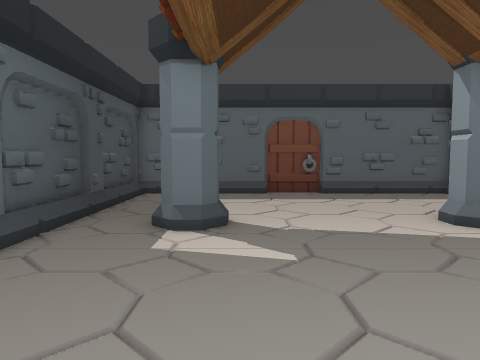
View 1 (above)

13 first-person views from a walk through a level from a Godot 3-D game. The camera is 1.4 m above the floor, tilts 4° down and sees 70° across. The floor is counted in squares, 1 m on a side. Each view is taken from the middle of a square. On the plan, view 1 faces up. The plan holds only what a view shows up to about 15 squares ahead; the rest is blank. The place goes on beyond the plan.

View 2
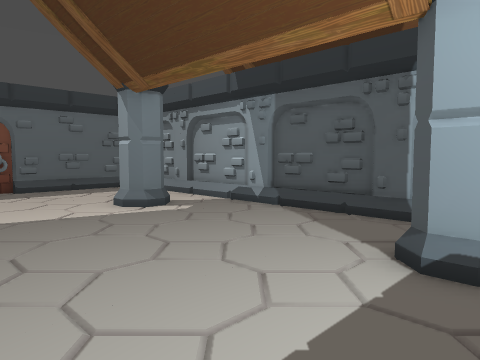

View 3
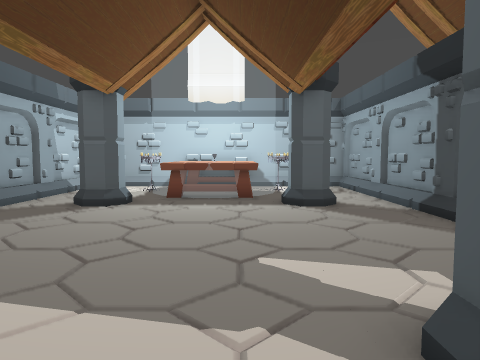

View 4
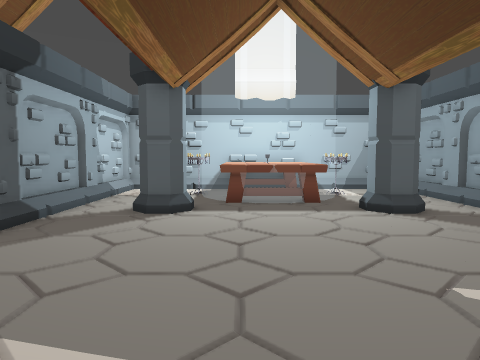

View 5
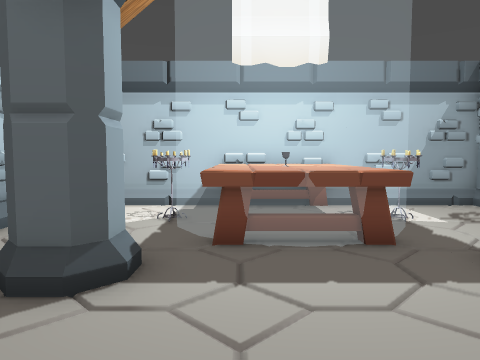

View 6
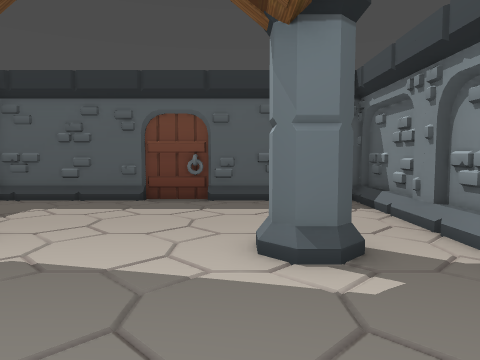

View 7
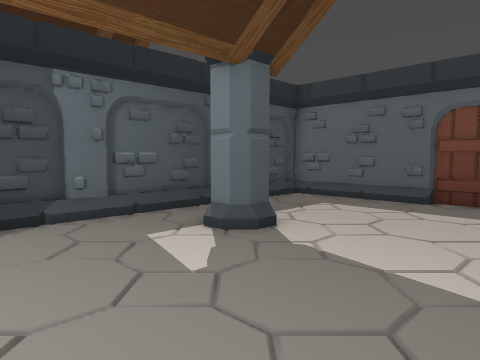

View 8
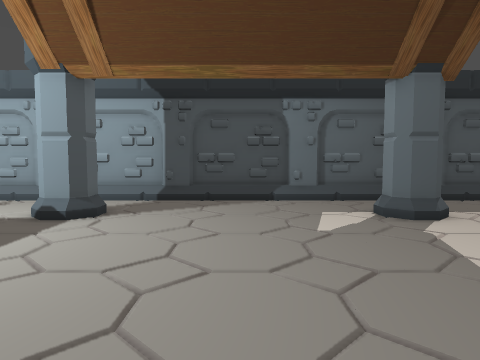

View 9
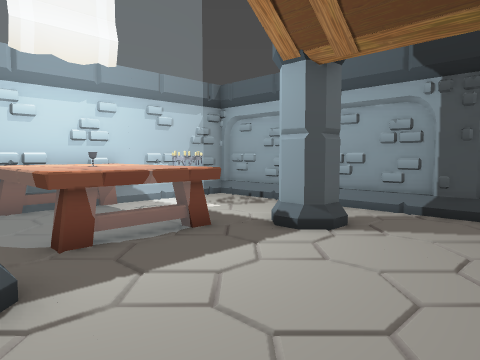

View 10
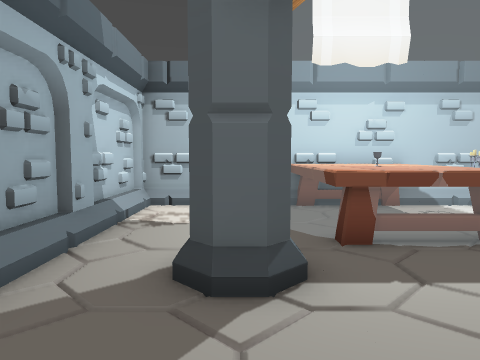

View 11
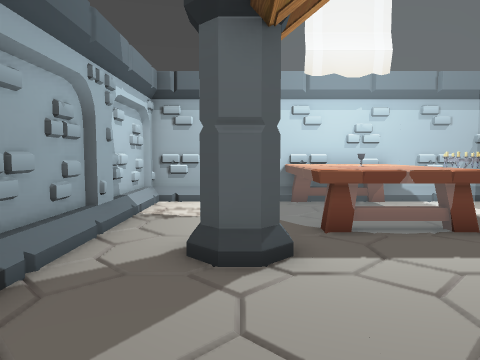

View 12
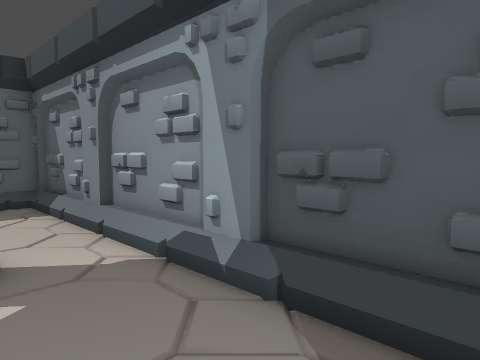

View 13
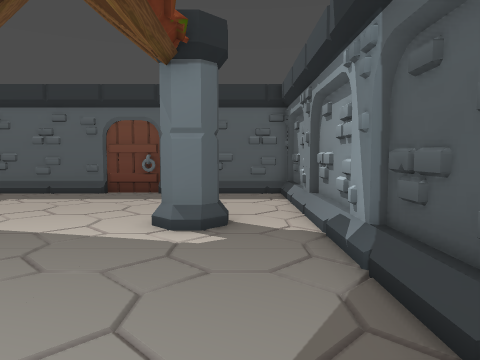

### Floor plan
Key: @ floor where view 1 was taken; # wall or solid block; . floor; ^ raised ledge; P pillar; C candle.
Columns run from 4 left of view 1 to 8 right of it. Each row starts with its distance up from view 1.
 13 #############
 12 #...........#
 11 #...........#
 10 #...........#
  9 #...........#
  8 #..P.....P..#
  7 #.P#P...P#P.#
  6 #..P.....P..#
  5 #...........#
  4 #...........#
  3 #...........#
  2 #...........#
  1 #...........#
  0 #..P@....P..#
 -1 #.P#P...P#P.#
 -2 #..P.^^^.P..#
 -3 #... ^^^#...#
 -4 #...C^^^.C..#
 -5 #..CC^^^CC..#
 -6 #... ^^^#...#
 -7 #############

Where each view was taken, in squares from view 1:
view 1: 0 up, 0 right, facing up
view 2: 2 down, 0 right, facing up-right
view 3: 9 up, 1 right, facing down
view 4: 8 up, 3 right, facing down
view 5: 3 up, 3 right, facing down
view 6: 2 up, 4 right, facing up
view 7: 2 up, 4 right, facing up-left
view 8: 3 up, 7 right, facing left
view 9: 3 up, 5 right, facing down-left
view 10: 3 up, 5 right, facing down
view 11: 4 up, 5 right, facing down
view 12: 2 up, 5 right, facing up-right
view 13: 0 up, 6 right, facing up
